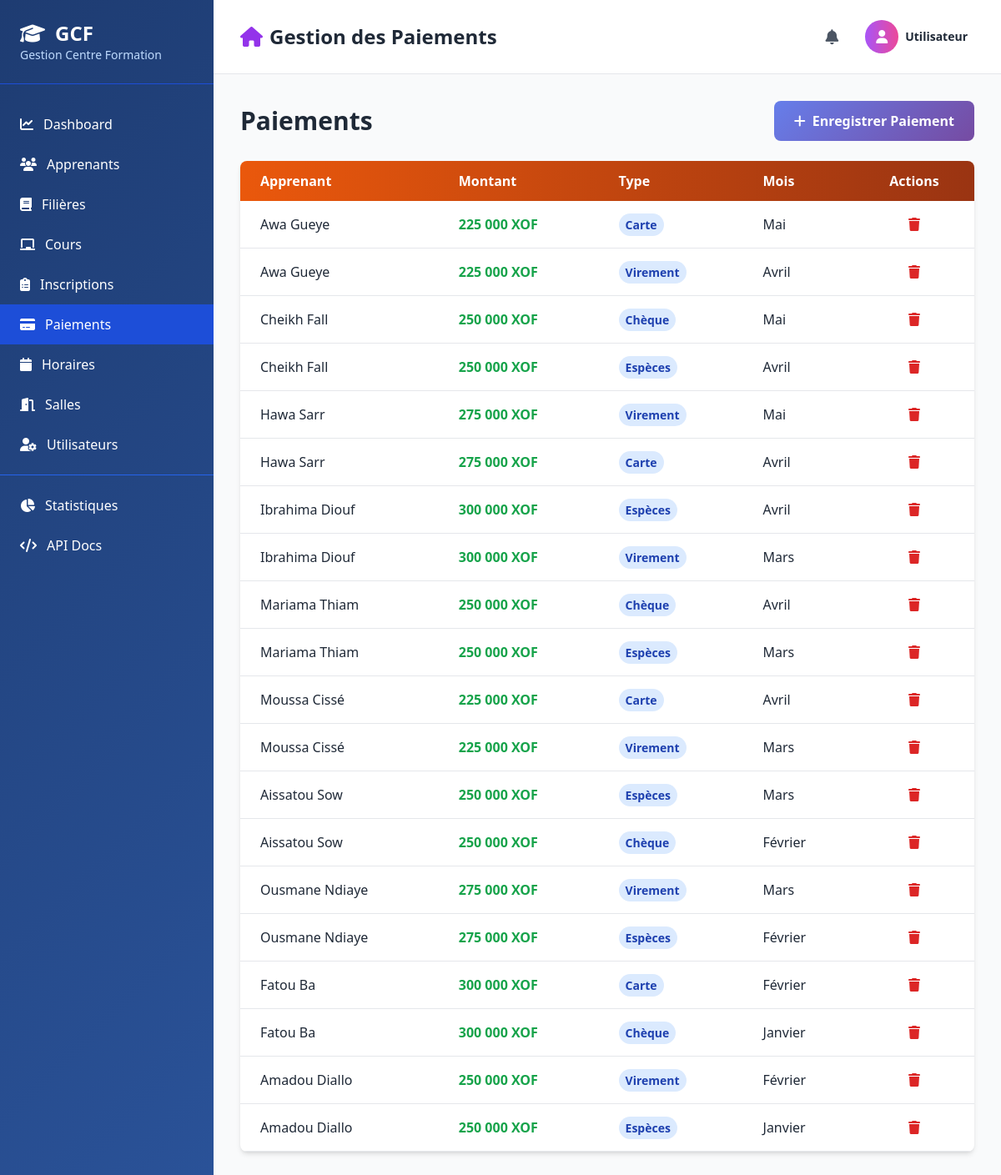
Screenshot of /pages/paiements.php with the database file from the repository.
### tables this page shows
CREATE TABLE `paiement` (
  `id_paiement` int(11) NOT NULL,
  `montant` decimal(10,2) NOT NULL,
  `type` varchar(50) DEFAULT NULL,
  `mois` varchar(30) DEFAULT NULL,
  `id_inscription` int(11) DEFAULT NULL
);

CREATE TABLE `apprenant` (
  `id_apprenant` int(11) NOT NULL,
  `nom` varchar(100) NOT NULL,
  `prenom` varchar(100) NOT NULL,
  `telephone` varchar(20) DEFAULT NULL,
  `adresse` varchar(255) DEFAULT NULL
);

### classes/Paiement.php (called while the page is built, shortened)
<?php
class Paiement {
    private $conn;
    private $table = 'paiement';
    public function __construct($db) {
        $this->conn = $db;
    }
    public function getAll() {
        $query = "SELECT p.*, i.id_apprenant, a.nom, a.prenom
                  FROM " . $this->table . " p
                  LEFT JOIN inscription i ON p.id_inscription = i.id_inscription
                  LEFT JOIN apprenant a ON i.id_apprenant = a.id_apprenant
                  ORDER BY p.id_paiement DESC";
        $stmt = $this->conn->prepare($query);
        $stmt->execute();
        return $stmt->fetchAll(PDO::FETCH_ASSOC);
    }
}

### pages/paiements.php (the view, shortened to what this page needs)
<?php
require_once __DIR__ . '/../classes/Paiement.php';
$database = new Database();
$db = $database->connect();
$paiement = new Paiement($db);
$paiements = $paiement->getAll();
include __DIR__ . '/../includes/header.php';
?>
                <div class="flex justify-between items-center mb-6">
                    <h2 class="text-3xl font-bold text-gray-800">Paiements</h2>
                    <button onclick="openModal('addModal')" class="btn-primary text-white px-6 py-3 rounded-lg font-semibold flex items-center">
                        <i class="fas fa-plus mr-2"></i>Enregistrer Paiement
                    </button>
                </div>
                <div class="bg-white rounded-lg shadow-md overflow-hidden">
                    <div class="overflow-x-auto">
                        <table class="w-full" id="paiementTable">
                            <thead class="bg-gradient-to-r from-orange-600 to-orange-800 text-white">
                                <tr>
                                    <th class="px-6 py-3 text-left">Apprenant</th>
                                    <th class="px-6 py-3 text-left">Montant</th>
                                    <th class="px-6 py-3 text-left">Type</th>
                                    <th class="px-6 py-3 text-left">Mois</th>
                                    <th class="px-6 py-3 text-center">Actions</th>
                                </tr>
                            </thead>
                            <tbody>
                                <?php foreach ($paiements as $pay): ?>
                                <tr class="table-row border-b hover:bg-gray-50">
                                    <td class="px-6 py-4 text-gray-800"><?php echo htmlspecialchars($pay['prenom'] . ' ' . $pay['nom']); ?></td>
                                    <td class="px-6 py-4 text-green-600 font-bold"><?php echo number_format($pay['montant'], 0, ',', ' '); ?> XOF</td>
                                    <td class="px-6 py-4 text-gray-800">
                                        <span class="px-2 py-1 bg-blue-100 text-blue-800 rounded-full text-sm font-semibold"><?php echo htmlspecialchars($pay['type'] ?? '-'); ?></span>
                                    </td>
                                    <td class="px-6 py-4 text-gray-800"><?php echo htmlspecialchars($pay['mois'] ?? '-'); ?></td>
                                    <td class="px-6 py-4 text-center">
                                        <a href="?delete=<?php echo $pay['id_paiement']; ?>" class="text-red-600 hover:text-red-800" onclick="return confirm('Êtes-vous sûr?')">
                                            <i class="fas fa-trash"></i>
                                        </a>
                                    </td>
                                </tr>
                                <?php endforeach; ?>
                            </tbody>
                        </table>
                    </div>
                </div>
<?php include __DIR__ . '/../includes/footer.php'; ?>

### includes/header.php (style rules this page uses)
body { background: linear-gradient(135deg, #667eea 0%, #764ba2 100%); min-height: 100vh; }
.btn-primary { background: linear-gradient(135deg, #667eea 0%, #764ba2 100%); transition: all 0.3s ease; }

### rows the page displays
paiement: apprenant.prenom+nom "Awa Gueye", montant "225 000", type "Carte", mois "Mai"
paiement: apprenant.prenom+nom "Awa Gueye", montant "225 000", type "Virement", mois "Avril"
paiement: apprenant.prenom+nom "Cheikh Fall", montant "250 000", type "Chèque", mois "Mai"
paiement: apprenant.prenom+nom "Cheikh Fall", montant "250 000", type "Espèces", mois "Avril"
paiement: apprenant.prenom+nom "Hawa Sarr", montant "275 000", type "Virement", mois "Mai"
paiement: apprenant.prenom+nom "Hawa Sarr", montant "275 000", type "Carte", mois "Avril"
paiement: apprenant.prenom+nom "Ibrahima Diouf", montant "300 000", type "Espèces", mois "Avril"
paiement: apprenant.prenom+nom "Ibrahima Diouf", montant "300 000", type "Virement", mois "Mars"
paiement: apprenant.prenom+nom "Mariama Thiam", montant "250 000", type "Chèque", mois "Avril"
paiement: apprenant.prenom+nom "Mariama Thiam", montant "250 000", type "Espèces", mois "Mars"
paiement: apprenant.prenom+nom "Moussa Cissé", montant "225 000", type "Carte", mois "Avril"
paiement: apprenant.prenom+nom "Moussa Cissé", montant "225 000", type "Virement", mois "Mars"
paiement: apprenant.prenom+nom "Aissatou Sow", montant "250 000", type "Espèces", mois "Mars"
paiement: apprenant.prenom+nom "Aissatou Sow", montant "250 000", type "Chèque", mois "Février"
paiement: apprenant.prenom+nom "Ousmane Ndiaye", montant "275 000", type "Virement", mois "Mars"
paiement: apprenant.prenom+nom "Ousmane Ndiaye", montant "275 000", type "Espèces", mois "Février"
paiement: apprenant.prenom+nom "Fatou Ba", montant "300 000", type "Carte", mois "Février"
paiement: apprenant.prenom+nom "Fatou Ba", montant "300 000", type "Chèque", mois "Janvier"
paiement: apprenant.prenom+nom "Amadou Diallo", montant "250 000", type "Virement", mois "Février"
paiement: apprenant.prenom+nom "Amadou Diallo", montant "250 000", type "Espèces", mois "Janvier"

### other values shown
$page_title "Gestion des Paiements"
